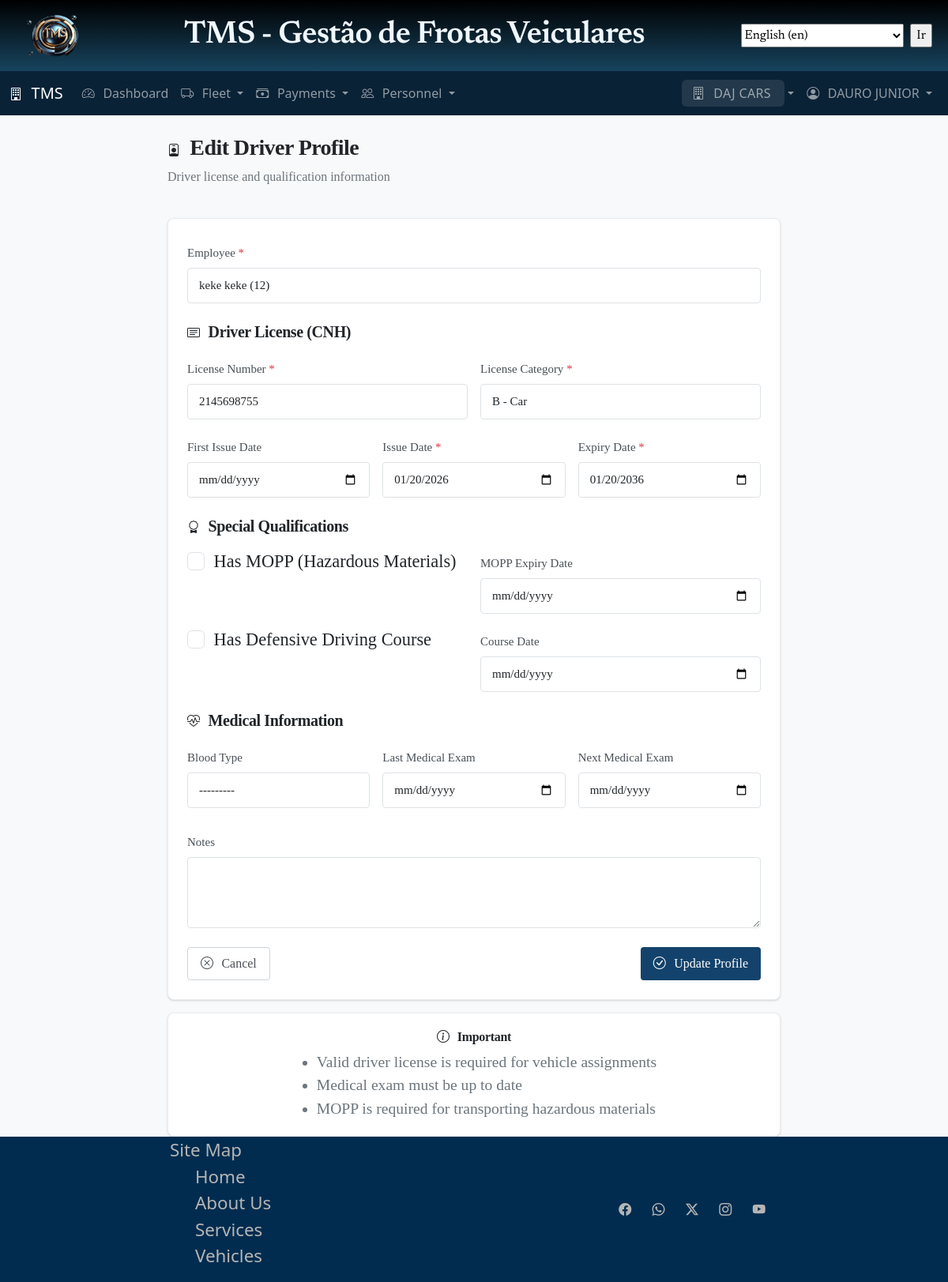
/personnel/driver-profile/fb52b1b2-fa7f-4586-98b6-16e3bf45698d/edit/ (signed in), run on the app's committed database.
### tenants/models.py (models this page shows, shortened)
class Tenant(models.Model):
    PLAN_CHOICES = [
        ("free", _("Free")),
        ("basic", _("Basic")),
        ("premium", _("Premium")),
        ("entreprise", _("Enterprise")),
    ]
    id = models.UUIDField(primary_key=True, default=uuid.uuid4, editable=False)
    slug = models.SlugField(
        max_length=50,
        unique=True,
        help_text=_("Unique identifier for the tenant, used ni URLs and subdomains"),
    )
    name = models.CharField(max_length=200, help_text=_("Display name"))
    legal_name = models.CharField(max_length=200, help_text=_("Legal company name"))
    document = models.CharField(
        max_length=30,
        unique=True,
        help_text=_("Unique identifier like SSN or Tax ID, CPF or CNPJ"),
    )
    email = models.EmailField(unique=True)
    phone = models.CharField(max_length=30)
    address = models.CharField(max_length=250, null=True, blank=True)
    is_active = models.BooleanField(default=True)
    plan = models.CharField(max_length=20, choices=PLAN_CHOICES, default="free")
    created_at = models.DateTimeField(auto_now_add=True)
    updated_at = models.DateTimeField(auto_now=True)
    settings = models.JSONField(default=dict, blank=True, null=True)
    subscription_expires_at = models.DateTimeField(blank=True, null=True)
    objects = TenantManager()
    class Meta:
        db_table = "tenants"
        indexes = [
            models.Index(fields=["slug"]),
            models.Index(fields=["is_active", "plan"]),
        ]

### accounts/models.py (models this page shows, shortened)
class CustomUser(AbstractUser):
    id = models.UUIDField(primary_key=True, default=uuid.uuid4, editable=False)
    current_tenant = models.ForeignKey(
        'tenants.Tenant',
        on_delete=models.SET_NULL,
        null=True,
        blank=True,
        related_name='current_users',
        help_text=_('Currently active tenant for this user')
    )
    phone = models.CharField(max_length=20, blank=True, null=True)
    document_number = models.CharField(
        max_length=30,
        blank=True,
        null=True,
        help_text=_('Unique identifier like SSN or Tax ID, CPF or CNPJ')
    )
    document_type = models.CharField(
        max_length=6,
        blank=True,
        null=True,
        choices=[
            ('SSN', 'SSN'),
            ('TAXID', 'Tax ID'),
            ('CPF', 'CPF'),
            ('CNPJ', 'CNPJ')
        ],
        default='CPF'
    )
    last_login_tenant = models.ForeignKey(
        'tenants.Tenant',
        on_delete=models.SET_NULL,
        blank=True,
        null=True,
        related_name='last_login_users',
    )
    created_at = models.DateTimeField(auto_now_add=True)
    updated_at = models.DateTimeField(auto_now=True)
    class Meta:
        db_table = 'users'
        indexes = [
            models.Index(fields=['email']),
            models.Index(fields=['document_number'])
        ]
    def get_tenants(self):
        return Tenant.objects.filter(
            members__user=self,
            members__is_active=True,
            is_active=True
        ).distinct()
    def has_tenant_permission(self, tenant, permission=None):
        if self.is_superuser:
            return True
        try:
            membership = self.tenant_memberships.get(tenant=tenant, is_active=True)
            if permission:
                return permission in membership.get_permissions()
            return True
        except TenantUser.DoesNotExist:
            return False

### personnel/models.py (models this page shows, shortened)
class DriverProfile(TenantAwareModel):
    LICENSE_CATEGORY_CHOICES = [
        ("A", "A - Motorcycle"),
        ("B", "B - Car"),
        ("C", "C - Truck"),
        ("D", "D - Bus"),
        ("E", "E - Truck with Trailer"),
        ("AB", "AB - Motorcycle and Car"),
        ("AC", "AC - Motorcycle and Truck"),
        ("AD", "AD - Motorcycle and Bus"),
        ("AE", "AE - Motorcycle and Truck with Trailer"),
    ]
    employee = models.OneToOneField(
        Employee,
        on_delete=models.CASCADE,
        related_name="driver_profile",
        limit_choices_to={"employee_type": "driver"},
    )
    license_number = models.CharField(
        max_length=20, unique=True, help_text=_("CNH number")
    )
    license_category = models.CharField(max_length=5, choices=LICENSE_CATEGORY_CHOICES)
    license_issue_date = models.DateField()
    license_expiry_date = models.DateField()
    license_first_issue_date = models.DateField(
        blank=True, null=True, help_text=_("Date of first CNH issue")
    )
    has_mopp = models.BooleanField(
        default=False, help_text=_("Has MOPP certification (hazardous materials)")
    )
    mopp_expiry_date = models.DateField(blank=True, null=True)
    has_defensive_driving = models.BooleanField(
        default=False, help_text=_("Has defensive driving course")
    )
    defensive_driving_date = models.DateField(blank=True, null=True)
    last_medical_exam_date = models.DateField(blank=True, null=True)
    next_medical_exam_date = models.DateField(blank=True, null=True)
    blood_type = models.CharField(
        max_length=5,
        choices=[
            ("A+", "A+"),
            ("A-", "A-"),
            ("B+", "B+"),
            ("B-", "B-"),
            ("AB+", "AB+"),
            ("AB-", "AB-"),
            ("O+", "O+"),
            ("O-", "O-"),
        ],
        blank=True,
    )
    total_trips = models.PositiveIntegerField(default=0)
    total_km_driven = models.PositiveIntegerField(default=0)
    accidents_count = models.PositiveIntegerField(default=0)
    violations_count = models.PositiveIntegerField(default=0)
    notes = models.TextField(blank=True)
    class Meta:
        verbose_name = _("Driver Profile")
        verbose_name_plural = _("Driver Profiles")
        indexes = [
            models.Index(fields=["license_number"]),
            models.Index(fields=["license_expiry_date"]),
        ]

### personnel/views.py (the view, shortened to what this page needs)
class DriverProfileUpdateView(TenantAdminRequiredMixin, TenantAwareUpdateView):
    model = DriverProfile
    form_class = DriverProfileForm
    template_name = "personnel/driver_profile_form.html"

### templates/personnel/driver_profile_form.html (shortened to what this page needs)
{% extends 'base.html' %}
{% load static i18n l10n %}
{% block content %}
<div class="container mt-4">
  <div class="row justify-content-center">
    <div class="col-lg-8">
      <div class="d-flex justify-content-between align-items-center mb-4">
        <div>
          <h2>
            <i class="bi bi-person-badge"></i>
            {% if object %}
            {% translate "Edit Driver Profile" %}
            {% else %}
            {% translate "Create Driver Profile" %}
            {% endif %}
          </h2>
          <p class="text-muted">
            {% translate "Driver license and qualification information" %}
          </p>
        </div>
      </div>
      <div class="card shadow-sm">
        <div class="card-body p-4">
          <form method="post" novalidate>
            <div class="mb-4">
              <label for="{{ form.employee.id_for_label }}" class="form-label">
                {% translate "Employee" %} <span class="text-danger">*</span>
              </label>
              {{ form.employee }}
            </div>
            <h5 class="mb-3">
              <i class="bi bi-card-text"></i> {% translate "Driver License (CNH)" %}
            </h5>
            <div class="row g-3 mb-4">
              <div class="col-md-6">
                <label for="{{ form.license_number.id_for_label }}" class="form-label">
                  {% translate "License Number" %} <span class="text-danger">*</span>
                </label>
                {{ form.license_number }}
              </div>
              <div class="col-md-6">
                <label for="{{ form.license_category.id_for_label }}" class="form-label">
                  {% translate "License Category" %} <span class="text-danger">*</span>
                </label>
                {{ form.license_category }}
              </div>
              <div class="col-md-4">
                <label for="{{ form.license_first_issue_date.id_for_label }}" class="form-label">
                  {% translate "First Issue Date" %}
                </label>
                {{ form.license_first_issue_date }}
              </div>
              <div class="col-md-4">
                <label for="{{ form.license_issue_date.id_for_label }}" class="form-label">
                  {% translate "Issue Date" %} <span class="text-danger">*</span>
                </label>
                {{ form.license_issue_date }}
              </div>
              <div class="col-md-4">
                <label for="{{ form.license_expiry_date.id_for_label }}" class="form-label">
                  {% translate "Expiry Date" %} <span class="text-danger">*</span>
                </label>
                {{ form.license_expiry_date }}
              </div>
            </div>
            <h5 class="mb-3 mt-4">
              <i class="bi bi-award"></i> {% translate "Special Qualifications" %}
            </h5>
            <div class="row g-3 mb-4">
              <div class="col-md-6">
                <div class="form-check">
                  {{ form.has_mopp }}
                  <label class="form-check-label" for="{{ form.has_mopp.id_for_label }}">
                    {% translate "Has MOPP (Hazardous Materials)" %}
                  </label>
                </div>
              </div>
              <div class="col-md-6">
                <label for="{{ form.mopp_expiry_date.id_for_label }}" class="form-label">
                  {% translate "MOPP Expiry Date" %}
                </label>
                {{ form.mopp_expiry_date }}
              </div>
              <div class="col-md-6">
                <div class="form-check">
                  {{ form.has_defensive_driving }}
                  <label class="form-check-label" for="{{ form.has_defensive_driving.id_for_label }}">
                    {% translate "Has Defensive Driving Course" %}
                  </label>
                </div>
              </div>
              <div class="col-md-6">
                <label for="{{ form.defensive_driving_date.id_for_label }}" class="form-label">
                  {% translate "Course Date" %}
                </label>
                {{ form.defensive_driving_date }}
              </div>
            </div>
            <h5 class="mb-3 mt-4">
              <i class="bi bi-heart-pulse"></i> {% translate "Medical Information" %}
            </h5>
            <div class="row g-3 mb-4">
              <div class="col-md-4">
                <label for="{{ form.blood_type.id_for_label }}" class="form-label">
                  {% translate "Blood Type" %}
                </label>
                {{ form.blood_type }}
              </div>
              <div class="col-md-4">
                <label for="{{ form.last_medical_exam_date.id_for_label }}" class="form-label">
                  {% translate "Last Medical Exam" %}
                </label>
                {{ form.last_medical_exam_date }}
              </div>
              <div class="col-md-4">
                <label for="{{ form.next_medical_exam_date.id_for_label }}" class="form-label">
                  {% translate "Next Medical Exam" %}
                </label>
                {{ form.next_medical_exam_date }}
              </div>
            </div>
            <div class="mb-4">
              <label for="{{ form.notes.id_for_label }}" class="form-label">
                {% translate "Notes" %}
              </label>
              {{ form.notes }}
            </div>
            <div class="d-flex justify-content-between mt-4">
              <a href="{% url 'personnel:employee_list' %}" class="btn btn-outline-secondary">
                <i class="bi bi-x-circle"></i> {% translate "Cancel" %}
              </a>
              <button type="submit" class="btn btn-primary">
                <i class="bi bi-check-circle"></i>
                {% if object %}
                {% translate "Update Profile" %}
                {% else %}
                {% translate "Create Profile" %}
                {% endif %}
              </button>
            </div>
          </form>
        </div>
      </div>
      <div class="card shadow-sm mt-3">
        <div class="card-body">
          <h6 class="card-title">
            <i class="bi bi-info-circle"></i> {% translate "Important" %}
          </h6>
          <ul class="mb-0 small text-muted">
            <li>{% translate "Valid driver license is required for vehicle assignments" %}</li>
            <li>{% translate "Medical exam must be up to date" %}</li>
            <li>{% translate "MOPP is required for transporting hazardous materials" %}</li>
          </ul>
        </div>
      </div>
    </div>
  </div>
</div>
{% endblock %}

### templates/components/_navbar.html (shortened to what this page needs)
{% load static i18n l10n %}
<link rel="stylesheet" href="{% static 'css/navbar.css' %}">
<nav class="navbar navbar-expand-lg navbar-dark" style="background: color-mix(in srgb, black 50%, #13436c 50%)">
  <div class="container">
    <a class="navbar-brand" href="{% url 'home' %}">
      <i class="bi bi-building"></i> TMS
    </a>
    <div class="collapse navbar-collapse" id="navbarNav">
      <ul class="navbar-nav me-auto">
        {% if user.is_authenticated %}
        <li class="nav-item">
          <a class="nav-link" href="{% url 'dashboard' %}">
            <i class="bi bi-speedometer2"></i> {% translate 'Dashboard' %}
          </a>
        </li>
        {% if current_tenant %}
        <li class="nav-item dropdown">
          <a class="nav-link dropdown-toggle" href="#" role="button" data-bs-toggle="dropdown">
            <i class="bi bi-truck"></i> {% translate 'Fleet' %}
          </a>
        </li>
        <li class="nav-item dropdown">
          <a class="nav-link dropdown-toggle" href="#" id="paymentsDropdown" role="button" data-bs-toggle="dropdown"
            aria-expanded="false">
            <i class="bi bi-cash-stack"></i> {% translate "Payments" %}
          </a>
        </li>
        <li class="nav-item dropdown">
          <a class="nav-link dropdown-toggle" href="#" role="button" data-bs-toggle="dropdown">
            <i class="bi bi-people"></i> {% translate 'Personnel' %}
          </a>
        </li>
        {% endif %}
        {% endif %}
      </ul>
      <ul class="navbar-nav">
        {% if user.is_authenticated %}
        {% if current_tenant %}
        <li class="nav-item dropdown">
          <a class="nav-link dropdown-toggle" href="#" role="button" data-bs-toggle="dropdown">
            <span class="tenant-badge">
              <i class="bi bi-building"></i> {{ current_tenant.name }}
            </span>
          </a>
        </li>
        {% else %}
        <li class="nav-item">
          <a class="nav-link" href="{% url 'tenants:select' %}">
            <i class="bi bi-building"></i> {% translate 'Select Tenant' %}
          </a>
        </li>
        {% endif %}
        <li class="nav-item dropdown">
          <a class="nav-link dropdown-toggle" href="#" role="button" data-bs-toggle="dropdown">
            <i class="bi bi-person-circle"></i> {{ user.get_full_name|default:user.username }}
          </a>
        </li>
        {% endif %}
      </ul>
    </div>
  </div>
</nav>

### data on the page
Tenant: name "DAJ CARS"
CustomUser: get_full_name "DAURO JUNIOR"
DriverProfile: employee "keke keke (12)", license_number "2145698755", license_category "B - Car", license_issue_date "01/20/2026", license_expiry_date "01/20/2036", blood_type "---------"

### other printed values
form field language "English (en)"
